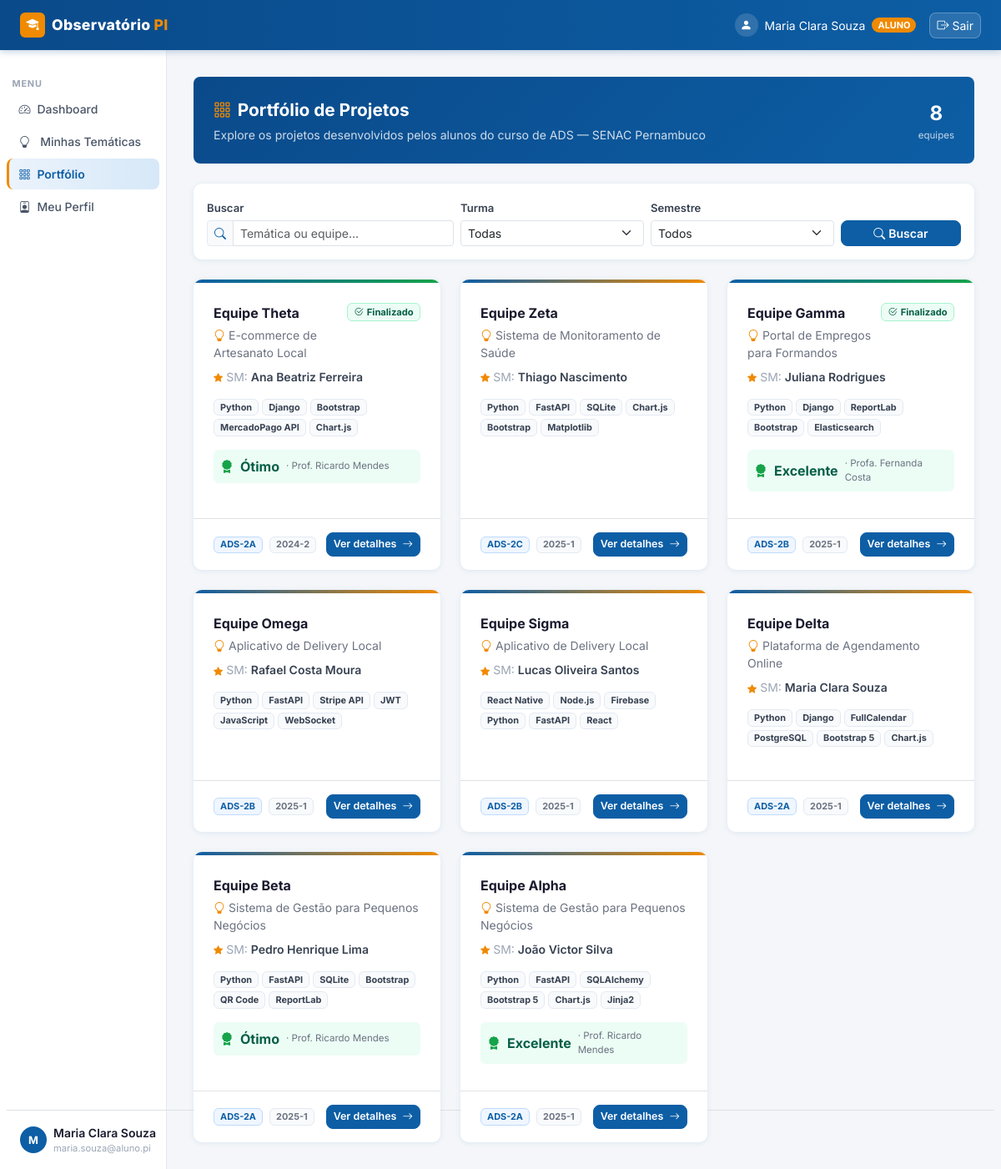
Screenshot of /portfolio (signed in) with the database file from the repository.
### observatorio_pi/app/models/user.py (models this page shows)
class User(Base):
    __tablename__ = "users"
    id           = Column(Integer, primary_key=True, index=True)
    nome         = Column(String, nullable=False)
    email        = Column(String, unique=True, index=True, nullable=False)
    senha_hash   = Column(String, nullable=False)
    tipo         = Column(String, default="ALUNO", nullable=False)
    ativo        = Column(Boolean, default=True, nullable=False)
    bio          = Column(Text, default="")          # apresentação pessoal
    linkedin     = Column(String, default="")        # URL LinkedIn
    github       = Column(String, default="")        # URL GitHub
    portfolio_url= Column(String, default="")        # site/portfolio pessoal
    area_interesse = Column(String, default="")      # ex: "Backend, IA, Mobile"
    cidade       = Column(String, default="")        # localização
    telefone     = Column(String, default="")        # contato para empresas

### observatorio_pi/app/models/project.py (models this page shows)
class Equipe(Base):
    __tablename__ = "equipes"
    id              = Column(Integer, primary_key=True, index=True)
    nome            = Column(String, nullable=False)          # ex: "Equipe Alpha"
    tematica_id     = Column(Integer, ForeignKey("tematicas.id"), nullable=False)
    scrum_master_id = Column(Integer, ForeignKey("users.id"), nullable=True)  # aluno líder
    status          = Column(String, default="EM_ANDAMENTO")  # EM_ANDAMENTO, FINALIZADO
    criado_em       = Column(DateTime, default=lambda: datetime.now(timezone.utc))
    tematica        = relationship("Tematica", back_populates="equipes")
    scrum_master    = relationship("User", foreign_keys=[scrum_master_id])
    membros         = relationship("EquipeMembro", back_populates="equipe", cascade="all, delete-orphan")
    entregas        = relationship("EntregaProjeto", back_populates="equipe", cascade="all, delete-orphan")
    avaliacoes      = relationship("Avaliacao", back_populates="equipe", cascade="all, delete-orphan")

class Tematica(Base):
    __tablename__ = "tematicas"
    id              = Column(Integer, primary_key=True, index=True)
    titulo          = Column(String, nullable=False)
    descricao       = Column(Text, default="")
    turma_id        = Column(Integer, ForeignKey("turmas.id"), nullable=False)
    professor_id    = Column(Integer, ForeignKey("users.id"), nullable=True)   # professor responsável
    status          = Column(String, default="ABERTA")  # ABERTA, EM_ANDAMENTO, CONCLUIDA
    criado_em       = Column(DateTime, default=lambda: datetime.now(timezone.utc))
    atualizado_em   = Column(DateTime, default=lambda: datetime.now(timezone.utc))
    turma           = relationship("Turma", back_populates="tematicas")
    professor       = relationship("User", foreign_keys=[professor_id])
    equipes         = relationship("Equipe", back_populates="tematica", cascade="all, delete-orphan")

class Avaliacao(Base):
    __tablename__ = "avaliacoes"
    id                  = Column(Integer, primary_key=True, index=True)
    equipe_id           = Column(Integer, ForeignKey("equipes.id"), nullable=False)
    professor_id        = Column(Integer, ForeignKey("users.id"), nullable=False)
    conceito_conteudo       = Column(String, default="BOM")
    conceito_tecnica        = Column(String, default="BOM")
    conceito_apresentacao   = Column(String, default="BOM")
    conceito_inovacao       = Column(String, default="BOM")
    conceito_equipe         = Column(String, default="BOM")
    conceito_final          = Column(String, default="BOM")
    comentario          = Column(Text, default="")
    data_avaliacao      = Column(DateTime, default=lambda: datetime.now(timezone.utc))
    equipe              = relationship("Equipe", back_populates="avaliacoes")
    professor           = relationship("User", foreign_keys=[professor_id])

class Turma(Base):
    __tablename__ = "turmas"
    id           = Column(Integer, primary_key=True, index=True)
    nome         = Column(String, nullable=False)           # ex: "ADS-2A"
    semestre     = Column(String, nullable=False)           # ex: "2025-1"
    descricao    = Column(Text, default="")
    ativa        = Column(Boolean, default=True, nullable=False)
    criado_em    = Column(DateTime, default=lambda: datetime.now(timezone.utc))
    tematicas    = relationship("Tematica", back_populates="turma", cascade="all, delete-orphan")

### observatorio_pi/app/main.py (the view)
@app.get("/portfolio", response_class=HTMLResponse)
def portfolio_view(request: Request, busca: str = "", filtro_turma: str = "", filtro_semestre: str = "", db: Session = Depends(get_db)):
    usuario = get_usuario_logado(request, db)
    if not usuario:
        return RedirectResponse(url="/", status_code=303)
    query = db.query(Equipe).join(Tematica).join(Turma)
    if filtro_turma:
        query = query.filter(Turma.id == int(filtro_turma))
    if filtro_semestre:
        query = query.filter(Turma.semestre == filtro_semestre)
    if busca:
        query = query.filter(Tematica.titulo.ilike(f"%{busca}%") | Equipe.nome.ilike(f"%{busca}%"))
    equipes = query.order_by(Equipe.criado_em.desc()).all()
    turmas = db.query(Turma).filter(Turma.ativa == True).order_by(Turma.nome).all()
    semestres = [r[0] for r in db.query(Turma.semestre).distinct().all() if r[0]]
    return templates.TemplateResponse("portfolio.html", {
        "request": request, "usuario": usuario, "equipes": equipes,
        "turmas": turmas, "semestres": semestres,
        "busca": busca, "filtro_turma": filtro_turma, "filtro_semestre": filtro_semestre,
        "conceito_label": CONCEITO_LABEL,
        "active_page": "portfolio",
    })

### observatorio_pi/app/templates/portfolio.html (shortened to what this page needs)
{% extends "base_auth.html" %}
{% block content %}
<div class="rounded-3 p-4 mb-4" style="background:linear-gradient(135deg,var(--senac-blue-dark) 0%,var(--senac-blue) 100%);color:#fff;">
    <div class="row align-items-center">
        <div class="col">
            <div class="fw-bold mb-1" style="font-size:1.3rem;"><i class="bi bi-grid-3x3-gap me-2" style="color:var(--senac-orange);"></i>Portfólio de Projetos</div>
            <div style="opacity:.8;font-size:.88rem;">Explore os projetos desenvolvidos pelos alunos do curso de ADS — SENAC Pernambuco</div>
        </div>
        <div class="col-auto d-none d-md-block text-center">
            <div class="fw-bold fs-4">{{ equipes|length }}</div>
            <div style="font-size:.72rem;opacity:.75;">equipes</div>
        </div>
    </div>
</div>
<div class="card p-3 mb-4">
    <form method="get" action="/portfolio" class="row g-2 align-items-end">
        <div class="col-sm-4">
            <label class="form-label fw-semibold mb-1" style="font-size:.82rem;color:#374151;">Buscar</label>
            <div class="input-group input-group-sm">
                <span class="input-group-text" style="background:#f8fafc;border-color:#e4eaf2;"><i class="bi bi-search" style="color:var(--senac-blue);"></i></span>
                <input type="text" name="busca" class="form-control" placeholder="Temática ou equipe..." value="{{ busca }}">
            </div>
        </div>
        <div class="col-sm-3">
            <label class="form-label fw-semibold mb-1" style="font-size:.82rem;color:#374151;">Turma</label>
            <select name="filtro_turma" class="form-select form-select-sm">
                <option value="">Todas</option>
            </select>
        </div>
        <div class="col-sm-3">
            <label class="form-label fw-semibold mb-1" style="font-size:.82rem;color:#374151;">Semestre</label>
            <select name="filtro_semestre" class="form-select form-select-sm">
                <option value="">Todos</option>
            </select>
        </div>
        <div class="col-sm-2 d-flex gap-2">
            <button type="submit" class="btn btn-primary btn-sm w-100" style="border-radius:8px;"><i class="bi bi-search me-1"></i>Buscar</button>
        </div>
    </form>
</div>
{% if equipes %}
<div class="row g-4">
    {% for eq in equipes %}
    <div class="col-md-6 col-xl-4">
        <div class="card h-100" style="overflow:hidden;transition:box-shadow .15s,transform .15s;"
             onmouseover="this.style.boxShadow='0 8px 24px rgba(13,94,165,.16)';this.style.transform='translateY(-3px)'"
             onmouseout="this.style.boxShadow='';this.style.transform=''">
            <div style="height:4px;background:{% if eq.status=='FINALIZADO' %}linear-gradient(90deg,var(--senac-blue),#16a34a){% else %}linear-gradient(90deg,var(--senac-blue),var(--senac-orange)){% endif %};"></div>
            <div class="card-body p-4">
                <div class="d-flex justify-content-between align-items-start mb-2">
                    <div>
                        <div class="fw-bold mb-1" style="color:#1a1a2e;">{{ eq.nome }}</div>
                        {% if eq.tematica %}<div class="small" style="color:#6b7280;"><i class="bi bi-lightbulb me-1" style="color:var(--senac-orange);"></i>{{ eq.tematica.titulo[:50] }}</div>{% endif %}
                    </div>
                    {% if eq.status == 'FINALIZADO' %}<span class="badge ms-2 flex-shrink-0" style="background:#ecfdf5;color:#065f46;border:1px solid #a7f3d0;font-size:.7rem;"><i class="bi bi-check2-circle me-1"></i>Finalizado</span>{% endif %}
                </div>
                {% if eq.scrum_master %}<div class="small mb-3" style="color:#9aa5b4;"><i class="bi bi-star-fill me-1" style="color:var(--senac-orange);font-size:.7rem;"></i>SM: <a href="/alunos/{{ eq.scrum_master.id }}" class="fw-semibold text-decoration-none" style="color:#374151;" onclick="event.stopPropagation()">{{ eq.scrum_master.nome }}</a></div>{% endif %}
                {% if eq.entregas %}
                <div class="mb-3">
                    {% set tags_todas = [] %}
                    {% for e in eq.entregas %}{% for tag in e.tecnologias.split(',') %}{% set tag=tag.strip() %}{% if tag and tag not in tags_todas %}{% set _ = tags_todas.append(tag) %}{% endif %}{% endfor %}{% endfor %}
                    {% if tags_todas %}<div class="d-flex flex-wrap gap-1">{% for tag in tags_todas[:6] %}<span class="badge" style="background:#f8fafc;color:#374151;border:1px solid #e4eaf2;font-size:.68rem;">{{ tag }}</span>{% endfor %}</div>{% endif %}
                </div>
                {% endif %}
                {% if eq.avaliacoes %}
                {% set av = eq.avaliacoes[0] %}
                <div class="d-flex align-items-center gap-2 p-2 rounded-2 mb-2" style="background:#ecfdf5;">
                    <i class="bi bi-award-fill" style="color:#16a34a;"></i>
                    <span class="fw-bold" style="color:#065f46;">{{ conceito_label[av.conceito_final] }}</span>
                    <span style="font-size:.72rem;color:#6b7280;">· {{ av.professor.nome }}</span>
                </div>
                {% endif %}
            </div>
            <div class="card-footer bg-transparent border-top px-4 py-3 d-flex justify-content-between align-items-center">
                <div class="d-flex gap-2">
                    {% if eq.tematica and eq.tematica.turma %}<span class="badge" style="background:#eff6ff;color:var(--senac-blue);border:1px solid #bfdbfe;font-size:.68rem;">{{ eq.tematica.turma.nome }}</span><span class="badge" style="background:#f8fafc;color:#6b7280;border:1px solid #e4eaf2;font-size:.68rem;">{{ eq.tematica.turma.semestre }}</span>{% endif %}
                </div>
                <a href="/equipes/{{ eq.id }}" class="btn btn-primary btn-sm" style="border-radius:8px;font-size:.78rem;">Ver detalhes <i class="bi bi-arrow-right ms-1"></i></a>
            </div>
        </div>
    </div>
    {% endfor %}
</div>
{% else %}
<div class="card"><div class="text-center py-5" style="color:#9aa5b4;"><i class="bi bi-search fs-2 d-block mb-2"></i>Nenhum projeto encontrado.<div class="mt-3"><a href="/portfolio" class="btn btn-outline-primary btn-sm" style="border-radius:8px;">Ver todos</a></div></div></div>
{% endif %}
{% endblock %}

### observatorio_pi/app/templates/base_auth.html (shortened to what this page needs)
{% extends "base.html" %}
{% block body %}
<nav class="navbar navbar-senac navbar-expand-lg">
    <div class="container-fluid px-4">
        <a class="navbar-brand d-flex align-items-center gap-2" href="/dashboard">
            <div style="background:var(--senac-orange);border-radius:6px;width:30px;height:30px;display:flex;align-items:center;justify-content:center;">
                <i class="bi bi-mortarboard-fill text-white" style="font-size:.95rem;"></i>
            </div>
            <span>Observatório <span class="brand-dot">PI</span></span>
        </a>
        <div class="ms-auto d-flex align-items-center gap-3">
            <span class="text-white-50 small d-none d-sm-flex align-items-center gap-2">
                <span style="width:28px;height:28px;background:rgba(255,255,255,.15);border-radius:50%;display:flex;align-items:center;justify-content:center;">
                    <i class="bi bi-person-fill text-white"></i>
                </span>
                <span class="text-white">{{ usuario.nome }}</span>
                <span class="badge rounded-pill" style="background:var(--senac-orange);font-size:.68rem;font-weight:700;">{{ usuario.tipo }}</span>
            </span>
            <a href="/logout" class="btn btn-sm d-flex align-items-center gap-1"
               style="background:rgba(255,255,255,.12);color:#fff;border:1px solid rgba(255,255,255,.25);border-radius:8px;">
                <i class="bi bi-box-arrow-right"></i><span class="d-none d-sm-inline">Sair</span>
            </a>
        </div>
    </div>
</nav>
<div class="container-fluid g-0">
    <div class="row g-0">
        <nav class="col-md-2 d-none d-md-block sidebar">
            <div class="sidebar-section-label">Menu</div>
            <ul class="nav flex-column px-2">
                <li class="nav-item">
                    <a class="nav-link {% if active_page == 'dashboard' %}active{% endif %}" href="/dashboard">
                        <i class="bi bi-speedometer2 me-2"></i>Dashboard
                    </a>
                </li>
                <li class="nav-item">
                    <a class="nav-link {% if active_page == 'tematicas' %}active{% endif %}" href="/tematicas">
                        <i class="bi bi-lightbulb me-2"></i>
                        {% if usuario.tipo == 'ALUNO' %}Minhas Temáticas{% else %}Temáticas{% endif %}
                    </a>
                </li>
                <li class="nav-item">
                    <a class="nav-link {% if active_page == 'portfolio' %}active{% endif %}" href="/portfolio">
                        <i class="bi bi-grid-3x3-gap me-2"></i>Portfólio
                    </a>
                </li>
                {% if usuario.tipo == 'ALUNO' %}
                <li class="nav-item">
                    <a class="nav-link {% if active_page == 'perfil' %}active{% endif %}" href="/meu-perfil">
                        <i class="bi bi-person-badge me-2"></i>Meu Perfil
                    </a>
                </li>
                {% endif %}
            </ul>
            <div class="px-3 pt-3 border-top mx-2" style="position:absolute;bottom:1rem;left:0;right:0;">
                <div class="d-flex align-items-center gap-2">
                    <div class="rounded-circle d-flex align-items-center justify-content-center flex-shrink-0"
                         style="width:32px;height:32px;background:var(--senac-blue);color:#fff;font-size:.8rem;font-weight:700;">
                        {{ usuario.nome[0].upper() }}
                    </div>
                    <div style="min-width:0;">
                        <div class="small fw-semibold text-truncate" style="color:#1a1a2e;">{{ usuario.nome }}</div>
                        <div class="text-truncate" style="font-size:.7rem;color:#9aa5b4;">{{ usuario.email }}</div>
                    </div>
                </div>
            </div>
        </nav>
        <main class="col-md-10 main-content" style="min-height:calc(100vh - 60px);">
            {% block content %}{% endblock %}
        </main>
    </div>
</div>
{% endblock %}

### rows the page displays
User: nome "Maria Clara Souza", tipo "ALUNO", nome "M", email "maria.souza@aluno.pi"
Equipe: nome "Equipe Theta", tematica "E-commerce de Artesanato Local", status "FINALIZADO" (drawn), scrum_master.nome "Ana Beatriz Ferreira", 6 "Python" "Django" "Bootstrap" "MercadoPago API" "Chart.js", tematica.turma.nome "ADS-2A", tematica.turma.semestre "2024-2"
Avaliacao: conceito_final "Ótimo"
User: professor.nome "Prof. Ricardo Mendes"
Equipe: nome "Equipe Zeta", tematica "Sistema de Monitoramento de Saúde", scrum_master.nome "Thiago Nascimento", 6 "Python" "FastAPI" "SQLite" "Chart.js" "Bootstrap" "Matplotlib", tematica.turma.nome "ADS-2C", tematica.turma.semestre "2025-1"
Equipe: nome "Equipe Gamma", tematica "Portal de Empregos para Formandos", status "FINALIZADO" (drawn), scrum_master.nome "Juliana Rodrigues", 6 "Python" "Django" "ReportLab" "Bootstrap" "Elasticsearch", tematica.turma.nome "ADS-2B", tematica.turma.semestre "2025-1"
Avaliacao: conceito_final "Excelente"
User: professor.nome "Profa. Fernanda Costa"
Equipe: nome "Equipe Omega", tematica "Aplicativo de Delivery Local", scrum_master.nome "Rafael Costa Moura", 6 "Python" "FastAPI" "Stripe API" "JWT" "JavaScript" "WebSocket", tematica.turma.nome "ADS-2B", tematica.turma.semestre "2025-1"
Equipe: nome "Equipe Sigma", tematica "Aplicativo de Delivery Local", scrum_master.nome "Lucas Oliveira Santos", 6 "React Native" "Node.js" "Firebase" "Python" "FastAPI" "React", tematica.turma.nome "ADS-2B", tematica.turma.semestre "2025-1"
Equipe: nome "Equipe Delta", tematica "Plataforma de Agendamento Online", scrum_master.nome "Maria Clara Souza", 6 "Python" "Django" "FullCalendar" "PostgreSQL" "Bootstrap 5" "Chart.js", tematica.turma.nome "ADS-2A", tematica.turma.semestre "2025-1"
Equipe: nome "Equipe Beta", tematica "Sistema de Gestão para Pequenos Negócios", scrum_master.nome "Pedro Henrique Lima", 6 "Python" "FastAPI" "SQLite" "Bootstrap" "QR Code" "ReportLab", tematica.turma.nome "ADS-2A", tematica.turma.semestre "2025-1"
Avaliacao: conceito_final "Ótimo"
Equipe: nome "Equipe Alpha", tematica "Sistema de Gestão para Pequenos Negócios", scrum_master.nome "João Victor Silva", 6 "Python" "FastAPI" "SQLAlchemy" "Bootstrap 5" "Chart.js" "Jinja2", tematica.turma.nome "ADS-2A", tematica.turma.semestre "2025-1"
Avaliacao: conceito_final "Excelente"

### other values shown
{{ equipes|length }} "8"
